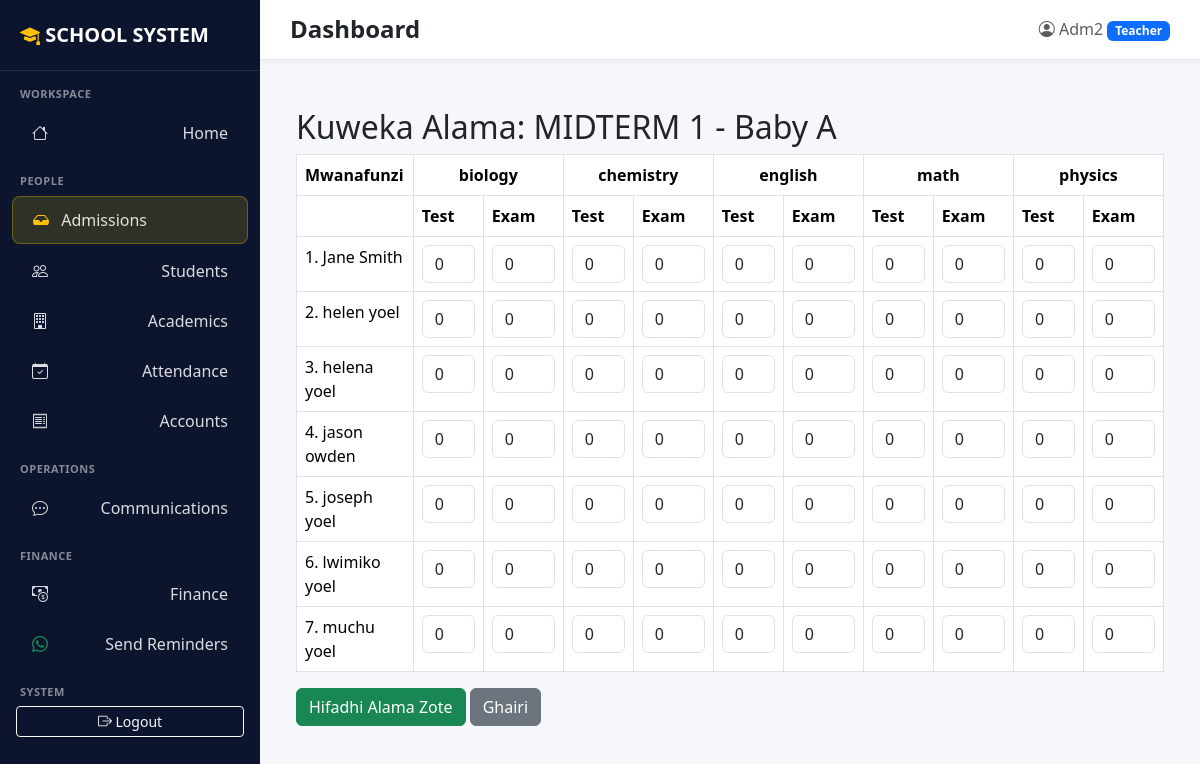
The page /school-management/academics/class/1/exam/5/marks/ (signed in) on the database its author committed.
### accounts/models.py (models this page shows)
class User(AbstractUser):
    ROLE_CHOICES = [
        ("admin", "Administrator"),
        ("teacher", "Teacher"),
        ("accountant", "Accountant"),
        ("headteacher", "Head Teacher"),
        ("parent", "Parent"),
    ]
    role = models.CharField(max_length=20, choices=ROLE_CHOICES, default="teacher")
    phone = models.CharField(max_length=20, blank=True, null=True)
    teacher_profile = models.OneToOneField(
        'academics.Teacher',
        null=True,
        blank=True,
        on_delete=models.SET_NULL
    )
    guardian_profile = models.OneToOneField(
        'students.Guardian',
        null=True,
        blank=True,
        on_delete=models.SET_NULL
    )

### academics/models.py (models this page shows, shortened)
class Exam(models.Model):
    EXAM_TYPES = [
        ("MIDTERM", "Mid Term"),
        ("TERMINAL", "Terminal"),
        ("MIDTERM", "Mid Term"),
        ("ANNUAL", "Annual"),
    ]
    name = models.CharField(max_length=100)
    exam_type = models.CharField(
        max_length=20,
        choices=EXAM_TYPES
    )
    term = models.ForeignKey(
        Term,
        on_delete=models.CASCADE,
        related_name="exams"
    )
    class_room = models.ForeignKey(
        ClassRoom,
        on_delete=models.CASCADE,
        related_name="exams"
    )
    is_active = models.BooleanField(default=True)
    class Meta:
        ordering = ["term", "class_room", "name"]

class ClassRoom(models.Model):
    LEVEL_GROUP = {
        'BABY': 'PRE_PRIMARY', 'MIDDLE': 'PRE_PRIMARY', 'TOP': 'PRE_PRIMARY',
        'G1': 'PRE_PRIMARY', 'G2': 'PRE_PRIMARY', 'G3': 'PRE_PRIMARY',
        'G4': 'PRE_PRIMARY', 'G5': 'PRE_PRIMARY', 'G6': 'PRE_PRIMARY', 'G7': 'PRE_PRIMARY',
        'F1': 'ORDINARY', 'F2': 'ORDINARY', 'F3': 'ORDINARY', 'F4': 'ORDINARY',
        'F5': 'ADVANCED', 'F6': 'ADVANCED',
    }
    LEVEL_CHOICES = [
        ("BABY", "Baby"),
        ("MIDDLE", "Middle"),
        ("TOP", "Top"),
        ("G1", "Grade 1"),
        ("G2", "Grade 2"),
        ("G3", "Grade 3"),
        ("G4", "Grade 4"),
        ("G5", "Grade 5"),
        ("G6", "Grade 6"),
        ("G7", "Grade 7"),
        ("F1", "Form 1"),
        ("F2", "Form 2"),
        ("F3", "Form 3"),
        ("F4", "Form 4"),
        ("F5", "Form 5"),
        ("F6", "Form 6"),
    ]
    STREAM_CHOICES = [
        ("A", "A"),
        ("B", "B"),
        ("C", "C"),
    ]
    level = models.CharField(
        max_length=10,
        choices=LEVEL_CHOICES
    )
    stream = models.CharField(
        max_length=1,
        choices=STREAM_CHOICES
    )
    class_teacher = models.ForeignKey(
        Teacher,
        on_delete=models.SET_NULL,
        null=True,
        blank=True,
        related_name="classrooms"
    )
    class Meta:
        unique_together = ("level", "stream")
        ordering = ["level", "stream"]
    def __str__(self):
        return f"{self.get_level_display()} {self.stream}"

class Subject(models.Model):
    name = models.CharField(max_length=100)
    class_room = models.ForeignKey(
        ClassRoom,
        on_delete=models.CASCADE,
        related_name="subjects"
    )
    teacher = models.ForeignKey(
        Teacher,
        on_delete=models.SET_NULL,
        null=True,
        blank=True,
        related_name="subjects"
    )
    class Meta:
        unique_together = ("name", "class_room")
        ordering = ["class_room", "name"]

### students/models.py (models this page shows, shortened)
class Student(models.Model):
    GENDER_CHOICES = [
        ("M", "Male"),
        ("F", "Female"),
    ]
    STATUS_CHOICES = [
        ("ACTIVE", "Active"),
        ("TRANSFERRED", "Transferred"),
        ("GRADUATED", "Graduated"),
    ]
    admission_number = models.CharField(
        max_length=30,
        unique=True,
        blank=True,
        editable=False  # so users can't manually type a duplicate
    )
    first_name = models.CharField(max_length=100)
    middle_name = models.CharField(max_length=100, blank=True)
    last_name = models.CharField(max_length=100)
    gender = models.CharField(
        max_length=1,
        choices=GENDER_CHOICES
    )
    date_of_birth = models.DateField()
    guardian = models.ForeignKey(
        Guardian,
        on_delete=models.CASCADE,
        related_name="students"
    )
    class_room = models.ForeignKey(
        "academics.ClassRoom",
        on_delete=models.SET_NULL,
        null=True,
        blank=True,
        related_name="students"
    )
    photo = models.ImageField(
        upload_to="students/",
        blank=True,
        null=True
    )
    admission_date = models.DateField(auto_now_add=True)
    admission_year = models.PositiveIntegerField(
        default=datetime.date.today().year
    )
    nationality = models.CharField(
        max_length=50,
        default="Tanzanian"
    )
    religion = models.CharField(
        max_length=50,
        blank=True
    )
    blood_group = models.CharField(
        max_length=5,
        blank=True
    )
    status = models.CharField(
        max_length=20,
        choices=STATUS_CHOICES,
        default="ACTIVE"
    )
    is_active = models.BooleanField(default=True)
    class Meta:
        ordering = ["first_name", "last_name"]

### academics/views.py (the view, shortened to what this page needs)
# urls.py: path('class/<int:class_pk>/exam/<int:exam_pk>/marks/', views.enter_marks, name='enter_marks'),
@login_required
def enter_marks(request, class_pk, exam_pk):
    class_room = get_object_or_404(ClassRoom, id=class_pk)
    exam = get_object_or_404(Exam, id=exam_pk)
    students = Student.objects.filter(class_room=class_room).order_by('first_name')
    subjects = Subject.objects.filter(class_room=class_room)
    return render(request, 'academics/enter_marks.html', {'class_room': class_room, 'exam': exam, 'students': students, 'subjects': subjects})

### academics/templates/academics/enter_marks.html (shortened to what this page needs)
{% extends 'base.html' %}
{% block content %}
<div class="container mt-4">
    <h2>Kuweka Alama: {{ exam.name }} - {{ class_room }}</h2>
    <form method="POST">
        <table class="table table-bordered">
            <thead>
                <tr>
                    <th>Mwanafunzi</th>
                    {% for subject in subjects %}
                        <th colspan="2" class="text-center">{{ subject.name }}</th>
                    {% endfor %}
                </tr>
                <tr>
                    <th></th>
                    {% for subject in subjects %}
                        <th>Test</th>
                        <th>Exam</th>
                    {% endfor %}
                </tr>
            </thead>
            <tbody>
                {% for student in students %}
                <tr>
                    <td>{{ forloop.counter }}. {{ student.first_name }} {{ student.last_name }}</td>
                    {% for subject in subjects %}
                        <td><input type="number" name="test_{{ student.id }}_{{ subject.id }}" class="form-control" step="0.01" value="0"></td>
                        <td><input type="number" name="exam_{{ student.id }}_{{ subject.id }}" class="form-control" step="0.01" value="0"></td>
                    {% endfor %}
                </tr>
                {% endfor %}
            </tbody>
        </table>
        <button type="submit" class="btn btn-success">Hifadhi Alama Zote</button>
        <a href="{% url 'class_detail' class_room.id %}" class="btn btn-secondary">Ghairi</a>
    </form>
</div>
{% endblock %}

### templates/base.html (shortened to what this page needs)
<!DOCTYPE html>
<html lang="en">
<head>
    <link href="https://cdn.jsdelivr.net/npm/bootstrap@5.3.2/dist/css/bootstrap.min.css" rel="stylesheet">
    <link rel="stylesheet" href="https://cdn.jsdelivr.net/npm/bootstrap-icons@1.11.3/font/bootstrap-icons.css">
</head>
<body class="{% if not user.is_authenticated %}login-body{% endif %}">
{% if user.is_authenticated %}
<nav class="sidebar" id="sidebar">
    <div class="brand">
        <i class="bi bi-mortarboard-fill text-warning"></i> SCHOOL SYSTEM
    </div>
    {% if user.is_superuser or user.role == 'admin' %}
        <div class="section-title">Workspace</div>
        <ul class="nav flex-column">
            <li class="nav-item"><a class="nav-link" href="{% url 'dashboard:home' %}"><i class="bi bi-house"></i> Home</a></li>
        </ul>
        <div class="section-title">People</div>
        <ul class="nav flex-column">
            <li class="nav-item">
                <a class="nav-link" href="/admissions/manage/" style="background: rgba(255,215,0,0.15); border: 1px solid rgba(255,215,0,0.3);">
                    <span><i class="bi bi-inbox-fill text-warning"></i> Admissions</span>
                </a>
            </li>
            <li class="nav-item"><a class="nav-link" href="{% url 'students:student_list' %}"><i class="bi bi-people"></i> Students</a></li>
            <li class="nav-item"><a class="nav-link" href="{% url 'academics:class_list' %}"><i class="bi bi-building"></i> Academics</a></li>
            <li class="nav-item"><a class="nav-link" href="{% url 'students:daily_attendance_summary' %}"><i class="bi bi-calendar-check"></i> Attendance</a></li>
            <li class="nav-item"><a class="nav-link" href="{% url 'accounts:account_manage' %}"><i class="bi bi-receipt"></i> Accounts</a></li>
        </ul>
        <div class="section-title">Operations</div>
        <ul class="nav flex-column">
            <li class="nav-item"><a class="nav-link" href="#"><i class="bi bi-chat-dots"></i> Communications</a></li>
        </ul>
        <div class="section-title">Finance</div>
        <ul class="nav flex-column">
            <li class="nav-item"><a class="nav-link" href="{% url 'finance:dashboard' %}"><i class="bi bi-cash-coin"></i> Finance</a></li>
            <li class="nav-item"><a class="nav-link" href="{% url 'finance:send_reminders' %}"><i class="bi bi-whatsapp text-success"></i> Send Reminders</a></li>
        </ul>
    {% elif user.role == 'parent' %}
        <div class="section-title">Parent Portal</div>
        <ul class="nav flex-column">
            <li class="nav-item"><a class="nav-link" href="{% url 'students:my_children' %}"><i class="bi bi-people"></i> My Children</a></li>
        </ul>
    {% endif %}
    <div class="section-title">System</div>
    <ul class="nav flex-column">
        <li class="nav-item">
            <form method="post" action="{% url 'logout' %}" class="px-3">
                <button type="submit" class="btn btn-outline-light btn-sm w-100">
                    <i class="bi bi-box-arrow-right"></i> Logout
                </button>
            </form>
        </li>
    </ul>
</nav>
<div class="main-content">
    <div class="topbar d-flex justify-content-between align-items-center">
        <div class="d-flex align-items-center">
            <h4 class="mb-0 fw-bold">{% block page_title %}Dashboard{% endblock %}</h4>
        </div>
        <div class="d-flex align-items-center gap-3">
            <span class="text-muted">
                <i class="bi bi-person-circle"></i> {{ user.username|title }}
                <span class="badge bg-primary">{{ user.role|title }}</span>
            </span>
        </div>
    </div>
    <div class="p-4">
{% endif %}
        {% block content %}{% endblock %}
{% if user.is_authenticated %}
    </div>
</div>
{% endif %}
</body>
</html>

### templates/base.html (style rules this page uses)
:root { --sidebar-bg: #0c152d; --sidebar-active: #2563eb; --primary: #2563eb; --bg-light: #f5f7fb; }
body { background: var(--bg-light); min-height: 100vh; font-family: 'Segoe UI', Tahoma, Geneva, Verdana, sans-serif; }
.sidebar { width: 260px; height: 100vh; position: fixed; top: 0; left: 0; background: var(--sidebar-bg); color: #fff; padding-top: 20px; transition: all 0.3s; z-index: 1000; overflow-y: auto; }
.sidebar .brand { font-size: 20px; font-weight: 700; padding: 0 20px 20px; border-bottom: 1px solid rgba(255,255,255,0.1); }
.sidebar .nav-link { color: rgba(255,255,255,0.85); padding: 11px 20px; margin: 2px 12px; border-radius: 8px; font-weight: 500; transition: all .2s; display: flex; justify-content: space-between; align-items: center; }
.sidebar .nav-link i { width: 24px; margin-right: 8px; }
.sidebar .section-title { font-size: 11px; text-transform: uppercase; color: rgba(255,255,255,0.5); padding: 15px 20px 5px; font-weight: 600; letter-spacing: 0.5px; }
.main-content { margin-left: 260px; transition: all 0.3s; }
.topbar { background: #fff; padding: 15px 30px; border-bottom: 1px solid #e2e8f0; position: sticky; top: 0; z-index: 999; box-shadow: 0 2px 4px rgba(0,0,0,0.04); }

### rows shown on the page
User: username "Adm2", role "Teacher"
Exam: name "MIDTERM 1"
ClassRoom: level+stream "Baby A"
Subject: name "biology"
Subject: name "chemistry"
Subject: name "english"
Subject: name "math"
Subject: name "physics"
Student: first_name "Jane", last_name "Smith"
Student: first_name "helen", last_name "yoel"
Student: first_name "helena", last_name "yoel"
Student: first_name "jason", last_name "owden"
Student: first_name "joseph", last_name "yoel"
Student: first_name "lwimiko", last_name "yoel"
Student: first_name "muchu", last_name "yoel"
